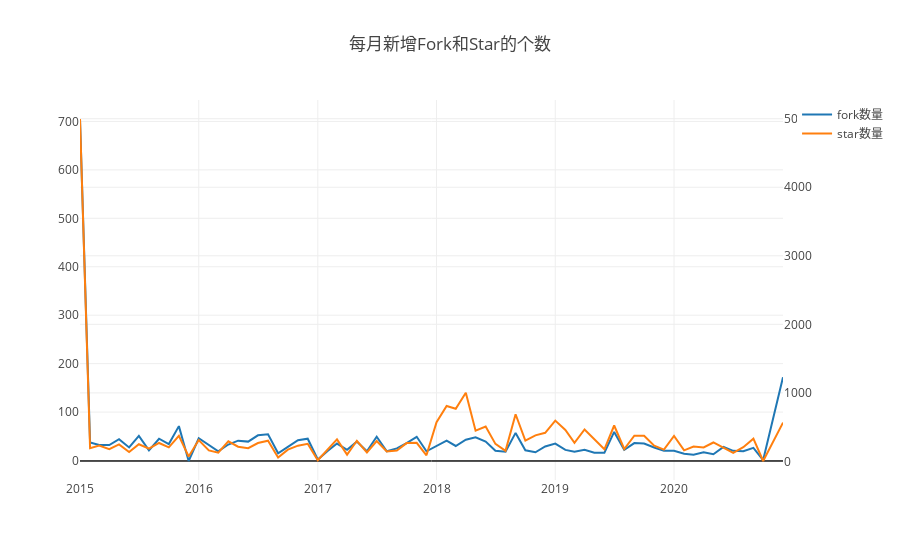

The code cell stored with this chart in its notebook:
### Code cell
//这里是第一题
var years = [2015,2016,2017,2018,2019,2020];
var repo_id = 2579314;
Promise.all(
  years.map((year) => {
    return query(`
    SELECT created_date,repo_stargazers_count,repo_forks_count
    FROM github_log.year${year}
    WHERE repo_id=${repo_id} and type = 'PullRequestEvent'
    `);
  })
).then((data) => {
  const starData = {};
  const forkData = {};
  for (let i = 0; i < data.length; i++) {
    for (let j = 0; j < data[i].length; j++) {
      starData[data[i][j].created_date.slice(0, 7)] = Number(data[i][j].repo_stargazers_count);
      forkData[data[i][j].created_date.slice(0, 7)] = Number(data[i][j].repo_forks_count);
    }
  }
  const starDataOrder = Object.fromEntries(Object.entries(starData).sort());
  const forkDataOrder = Object.fromEntries(Object.entries(forkData).sort());
  let month = [],month2 =[],starNum = [],forkNum = [];
  let lastMonth = 0;  
  for (var key in starDataOrder){
      month.push(key);
      let thisMonth = starDataOrder[key];
      starNum.push(thisMonth-lastMonth);
      lastMonth = thisMonth;
  }
  lastMonth = 0;
  for (var key in forkDataOrder){
      month2.push(key);
      let thisMonth = forkDataOrder[key];
      forkNum.push(thisMonth-lastMonth);
      lastMonth = thisMonth;
  }
  for(var i=0;i<month.length;i++){
      console.log(month[i] + ":","star数量:" + starNum[i]);
  }
  for(var i=0;i<month2.length;i++){
      console.log(month2[i] + ":","fork数量:" + forkNum[i]);
  }
    
  openDigger.render.plotly([
                            {x: month2, y: forkNum, mode: 'scatter', name: 'fork数量'},
                            {x: month, y: starNum, mode: 'scatter', name: 'star数量', yaxis: 'y2'},
                           ], { title: "每月新增Fork和Star的个数" , 
                                yaxis2: { overlaying: 'y', side: 'right', anchor: 'x' },
                              });
});

### Figure 1 — Plotly figure (JSON) as saved in the notebook; plotly's stock layout.template omitted (floating-point values rounded to 4 significant figures)
{"data": [{"mode": "scatter", "name": "fork数量", "x": ["2015-01", "2015-02", "2015-03", "2015-04", "2015-05", "2015-06", "2015-07", "2015-08", "2015-09", "2015-10", "2015-11", "2015-12", "2016-01", "2016-02", "2016-03", "2016-04", "2016-05", "2016-06", "2016-07", "2016-08", "2016-09", "2016-10", "2016-11", "2016-12", "2017-01", "2017-02", "2017-03", "2017-04", "2017-05", "2017-06", "2017-07", "2017-08", "2017-09", "2017-10", "2017-11", "2017-12", "2018-01", "2018-02", "2018-03", "2018-04", "2018-05", "2018-06", "2018-07", "2018-08", "2018-09", "2018-10", "2018-11", "2018-12", "2019-01", "2019-02", "2019-03", "2019-04", "2019-05", "2019-06", "2019-07", "2019-08", "2019-09", "2019-10", "2019-11", "2019-12", "2020-01", "2020-02", "2020-03", "2020-04", "2020-05", "2020-06", "2020-07", "2020-08", "2020-09", "2020-10", "2020-12"], "y": [705, 37, 32, 32, 44, 27, 51, 21, 45, 34, 71, -1, 46, 33, 19, 33, 41, 39, 52, 54, 15, 28, 42, 45, 2, 20, 35, 22, 39, 19, 49, 19, 25, 36, 49, 19, 30, 41, 30, 43, 48, 39, 20, 18, 57, 21, 17, 29, 35, 22, 18, 22, 16, 16, 59, 22, 36, 35, 27, 20, 20, 14, 12, 17, 13, 28, 20, 19, 26, 1, 172]}, {"mode": "scatter", "name": "star数量", "x": ["2015-01", "2015-02", "2015-03", "2015-04", "2015-05", "2015-06", "2015-07", "2015-08", "2015-09", "2015-10", "2015-11", "2015-12", "2016-01", "2016-02", "2016-03", "2016-04", "2016-05", "2016-06", "2016-07", "2016-08", "2016-09", "2016-10", "2016-11", "2016-12", "2017-01", "2017-02", "2017-03", "2017-04", "2017-05", "2017-06", "2017-07", "2017-08", "2017-09", "2017-10", "2017-11", "2017-12", "2018-01", "2018-02", "2018-03", "2018-04", "2018-05", "2018-06", "2018-07", "2018-08", "2018-09", "2018-10", "2018-11", "2018-12", "2019-01", "2019-02", "2019-03", "2019-04", "2019-05", "2019-06", "2019-07", "2019-08", "2019-09", "2019-10", "2019-11", "2019-12", "2020-01", "2020-02", "2020-03", "2020-04", "2020-05", "2020-06", "2020-07", "2020-08", "2020-09", "2020-10", "2020-12"], "y": [4996, 193, 232, 179, 249, 136, 250, 185, 269, 205, 373, 72, 312, 161, 128, 293, 215, 194, 268, 302, 58, 171, 230, 257, 17, 182, 321, 99, 301, 130, 298, 144, 158, 267, 271, 89, 572, 808, 769, 1003, 449, 508, 255, 154, 688, 303, 380, 417, 595, 458, 272, 466, 325, 177, 524, 181, 376, 374, 230, 172, 373, 162, 216, 204, 276, 203, 123, 207, 332, 6, 566], "yaxis": "y2"}], "layout": {"autosize": true, "title": {"text": "每月新增Fork和Star的个数"}, "xaxis": {"autorange": true, "range": ["2015-01-01", "2020-12-01"], "type": "date"}, "yaxis": {"autorange": true, "range": [-40.22, 744.2], "type": "linear"}, "yaxis2": {"anchor": "x", "autorange": true, "overlaying": "y", "range": [-271.2, 5273.0], "side": "right", "type": "linear"}}}
